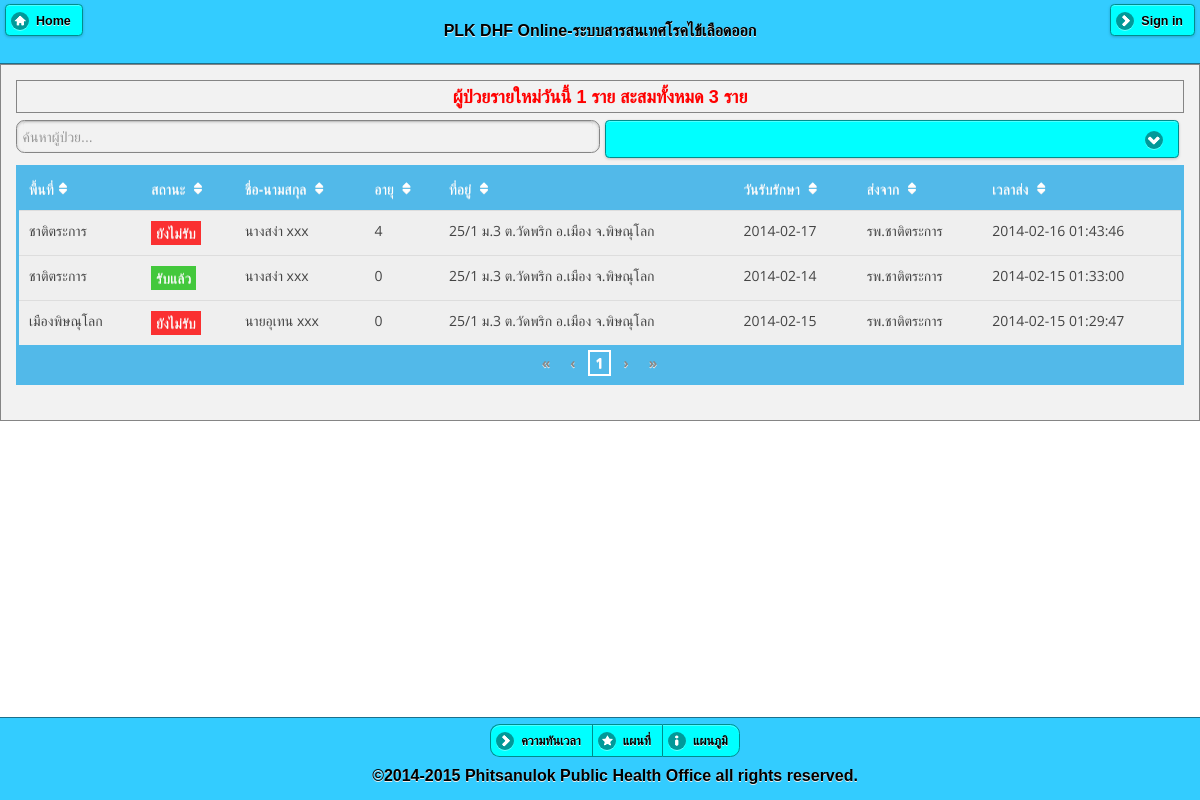
Before: / with the older database file.
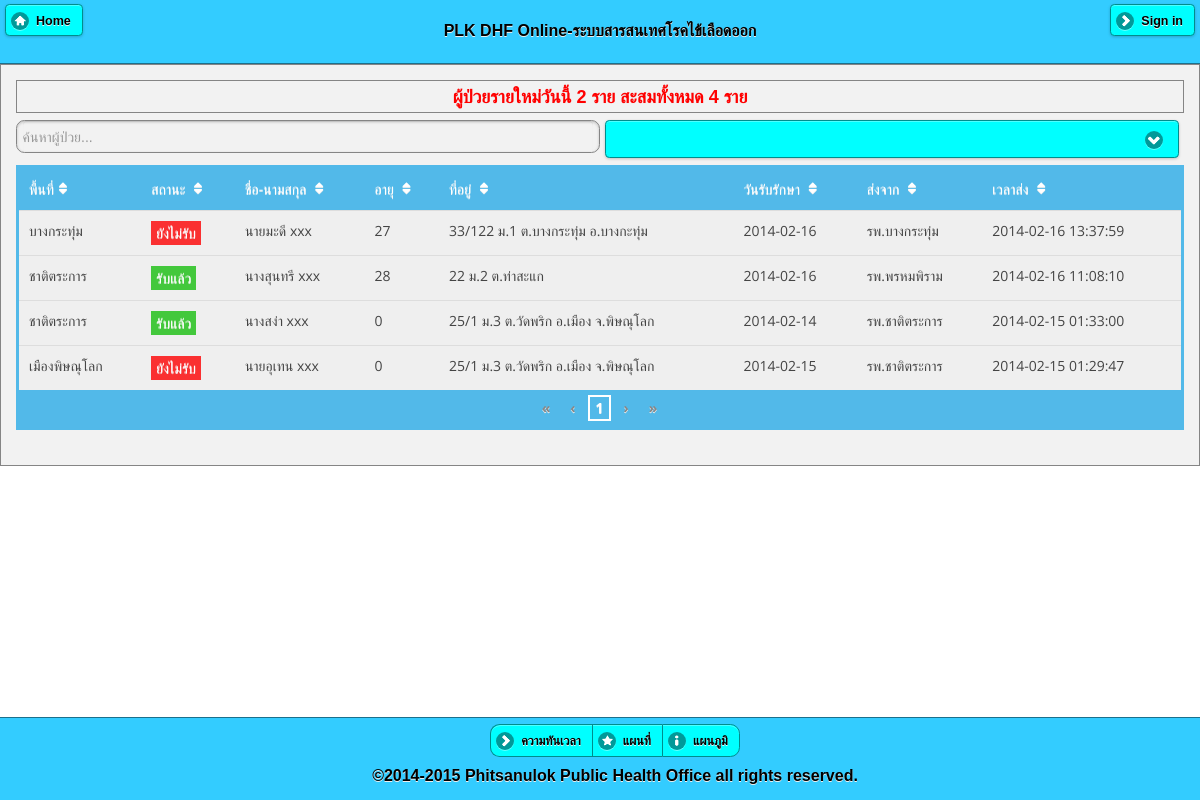
After: the same page with the newer database file.
### tables this page shows
CREATE TABLE `patient_hos` (
  `office_own` varchar(5) NOT NULL default '' COMMENT '5 หลัก รพ.เจอเคส',
  `user_own` varchar(25) default NULL,
  `datetime_send` datetime NOT NULL default '0000-00-00 00:00:00',
  `hn` varchar(25) NOT NULL default '',
  `pid` varchar(50) NOT NULL,
  `prename` varchar(25) default NULL,
  `name` varchar(50) default NULL,
  `lname` varchar(50) default NULL,
  `cid` varchar(13) default NULL,
  `sex` varchar(4) default NULL,
  `bdate` date default NULL,
  `occupat` varchar(255) default NULL,
  `school` varchar(100) default NULL,
  `date_ill` date default NULL,
  `date_found` date default NULL,
  `addr_ill` varchar(255) default NULL,
  `addr_home` varchar(255) default NULL,
  `code506` varchar(25) NOT NULL,
  `icd10` varchar(25) default NULL,
  `note_text` varchar(255) default NULL,
  `img_pt` varchar(255) default NULL,
  `sender` varchar(255) default NULL,
  `send_to_amp` varchar(4) default NULL COMMENT '5 หลัก สสอ.',
  `is_cut` varchar(1) default NULL,
  PRIMARY KEY  (`pid`)
);

CREATE TABLE `amp` (
  `code` varchar(4) default NULL,
  `name` varchar(50) default NULL,
  `POP` int(11) default NULL,
  `ZONE` int(11) default NULL,
  `HC507` int(11) default NULL,
  `HCNO` int(11) default NULL,
  `HCOK` int(11) default NULL,
  `HCTT` int(11) default NULL,
  `HCIN` int(11) default NULL,
  `HP507` int(11) default NULL,
  `HPNO` int(11) default NULL,
  `HPOK` int(11) default NULL,
  `HPTT` int(11) default NULL,
  `HPIN` int(11) default NULL,
  `SICK` int(11) default NULL,
  `DEATH` int(11) default NULL
);

CREATE TABLE `user` (
  `user` varchar(25) NOT NULL default '',
  `pass` varchar(25) default NULL,
  `pcucode` varchar(25) default NULL,
  `hserv` varchar(9) default NULL,
  `off_type` varchar(10) default NULL,
  `off_name` varchar(100) default NULL,
  `prov` varchar(2) default NULL,
  `amp` varchar(4) default NULL,
  `tmb` varchar(6) default NULL,
  `level` varchar(255) default NULL,
  `permit` varchar(1) default NULL,
  `login_count` int(11) default NULL,
  `last_login` datetime default NULL,
  PRIMARY KEY  (`user`)
);

### index.php (the view, shortened to what this page needs)
<!DOCTYPE html>
<html>
    <head>
        <?php require 'lib.php'; ?>
        <link href="bootcss/bootstrap.css" rel="stylesheet" type="text/css"/>
        <link href="foocss/footable.core.css?v=2-0-1" rel="stylesheet" type="text/css"/>
        <link href="foocss/footable.metro.css" rel="stylesheet" type="text/css"/>
        <link href="bootcss/footable-demos.css" rel="stylesheet" type="text/css"/>
    </head>
    <body>
        <?php
        $sql = "select * from patient_hos where is_cut is null and date(datetime_send)=CURDATE()";
        $result_today = mysql_query($sql);
        $num_today_case = mysql_num_rows($result_today);
        $sql = "select amp.`name` as amp_name,u.off_name as hos_sender,TIMESTAMPDIFF(YEAR,pt.bdate,pt.date_found) AS agey,pt.* ,rp.pcu_receive,rp.off_name as off_name_receive
 from patient_hos pt
LEFT JOIN amp amp on pt.send_to_amp = amp.`code`
LEFT JOIN user u on pt.office_own = u.pcucode
LEFT JOIN (select r.pcu_receive,uuu.off_name,r.pid from receive r LEFT JOIN user uuu on r.pcu_receive=uuu.pcucode)
as rp on pt.pid = rp.pid
where  pt.is_cut is null ORDER BY pt.datetime_send DESC";
        $result_all = mysql_query($sql);
        $num_all_case = mysql_num_rows($result_all);
        ?>
        <div data-role="page">
            <div data-role="header" data-position="fixed" data-theme="f">
                <a href="#" data-icon="home">Home</a>
                <?php require 'txt_head.php'; ?>
                <a href="login.php" rel='external' data-icon="arrow-r">Sign in</a>
            </div>
            <div data-role="content" data-theme="f">
                <div class="ui-body ui-body-f" align="center">
                    <div class="title-text">
                        ผู้ป่วยรายใหม่วันนี้ <?= $num_today_case ?> ราย  สะสมทั้งหมด <?= $num_all_case ?> ราย
                    </div>
                </div>
                <div class="foo-container">
                    <fieldset class="ui-grid-a">
                        <div class="ui-block-a">
                            <input id="filter" type="text" placeholder="ค้นหาผู้ป่วย..."/>
                        </div>
                        <div class="ui-block-b">
                        </div>
                    </fieldset>
                    <table class="table demo"
                           data-filter="#filter"
                           data-filter-text-only="true"
                           data-page-size="6">
                        <thead>
                            <tr>
                                <th>พื้นที่</th>
                                <th >
                                    สถานะ
                                </th>
                                <th data-toggle="true">
                                    ชื่อ-นามสกุล
                                </th>
                                <th data-hide="phone,tablet">
                                    อายุ
                                </th>
                                <th data-hide="phone,tablet">
                                    ที่อยู่
                                </th>
                                <th data-hide="phone,tablet">
                                    วันรับรักษา
                                </th>
                                <th data-hide="phone,tablet">
                                    ส่งจาก
                                </th>
                                <th data-hide="phone,tablet">
                                    เวลาส่ง
                                </th>
                            </tr>
                        </thead>
                        <tbody>
                            <?php
                            while ($row = mysql_fetch_array($result_all)) {
                                ?>
                                <tr>
                                    <td><?= $row[amp_name] ?></td>
                                    <td>
                                        <?php
                                        if (!empty($row[pcu_receive])) {
                                            echo '<span class="status-metro status-active" title="' . $row[off_name_receive] . '">รับแล้ว</span>';
                                        } else {
                                            echo '<span class="status-metro status-suspended">ยังไม่รับ</span>';
                                        }
                                        ?>
                                    </td>
                                    <td><?= $row[prename] . $row[name] . " xxx" ?></td>
                                    <td><?= $row[agey] ?></td>
                                    <td><?= $row[addr_ill] ?></td>
                                    <td><?= $row[date_found] ?></td>
                                    <td><?= $row[hos_sender] ?></td>
                                    <td><?= $row[datetime_send] ?></td>
                                </tr>
                                <?php
                            }
                            ?>
                        </tbody>
                        <tfoot>
                            <tr>
                                <td colspan="8">
                                    <div class="pagination"></div>
                                </td>
                            </tr>
                        </tfoot>
                    </table>
                </div>
            </div>
            <div data-role="footer" data-position="fixed" data-theme="f"  class="ui-bar">
                <?php
                require 'menu_foot.php';
                require 'txt_foot.php';
                ?>
            </div>
        </div>
    </body>
</html>

### lib.php (shortened to what this page needs)
<link rel="stylesheet" href="lib/jquery.mobile-1.3.2.min.css" />
<link rel="stylesheet" href="themes/theme.css" />

### txt_head.php
<h3>PLK DHF Online-ระบบสารสนเทศโรคไข้เลือดออก</h3>

### menu_foot.php (shortened to what this page needs)
<div data-role="controlgroup" data-type="horizontal" align='center'>
    <?php
    echo "<a href='time_rpt.php' rel='external' data-icon='arrow-r'>ความทันเวลา</a>";
    echo "<a href='map_spot.php' rel='external' data-icon='star'>แผนที่</a>";
    echo "<a href='chart_prov.php' rel='external' data-icon='info'>แผนภูมิ</a>";
    ?>
</div>

### txt_foot.php
<h4>&copy;2014-2015 Phitsanulok Public Health Office all rights reserved.</h4>

### themes/theme.css (style rules this page uses)
html { font-size: 100%; }
body, input, select, textarea, button, .ui-btn { font-size: 1em; line-height: 1.3; font-family: sans-serif ; }
legend, .ui-input-text input, .ui-input-search input { color: inherit; text-shadow: inherit; }
.ui-btn, label.ui-btn { font-weight: bold; border-width: 1px; border-style: solid; }
.ui-btn:link { text-decoration: none !important; }
.ui-corner-all { -webkit-border-radius: .6em ; border-radius: .6em ; }
.ui-btn-corner-all, .ui-btn.ui-corner-all, .ui-slider-track.ui-corner-all, .ui-flipswitch.ui-corner-all, .ui-li-count { -webkit-border-radius: .3125em ; border-radius: .3125em ; }
.ui-btn-corner-all, .ui-corner-all { -webkit-background-clip: padding; background-clip: padding-box; }
.ui-shadow { -webkit-box-shadow: 0 1px 3px rgba(0,0,0,.2) ; -moz-box-shadow: 0 1px 3px rgba(0,0,0,.2) ; box-shadow: 0 1px 3px rgba(0,0,0,.2) ; }
.ui-btn-icon-left:after, .ui-btn-icon-right:after, .ui-btn-icon-top:after, .ui-btn-icon-bottom:after, .ui-btn-icon-notext:after { background-color: #666666 ; background-color: rgba(0,0,0,.3) ; background-position: center center; background-repeat: no-repeat; -webkit-border-radius: 1em; border-radius: 1em; }
.ui-overlay-c, .ui-page-theme-c, .ui-page-theme-c .ui-panel-wrapper { background: #f9f9f9 ; border-color: #bbbbbb ; color: #333333 ; text-shadow: 0 1px 0 #f3f3f3 ; }
.ui-body-c, .ui-page-theme-c .ui-body-inherit, html .ui-bar-c .ui-body-inherit, html .ui-body-c .ui-body-inherit, html body .ui-group-theme-c .ui-body-inherit, html .ui-panel-page-container-c { background: #ffffff ; border-color: #dddddd ; color: #333333 ; text-shadow: 0 1px 0 #f3f3f3 ; }
.ui-body-c { border-width: 1px; border-style: solid; }
.ui-page-theme-c a, html .ui-bar-c a, html .ui-body-c a, html body .ui-group-theme-c a { color: #3388cc ; font-weight: bold; }
.ui-page-theme-c .ui-btn, html .ui-bar-c .ui-btn, html .ui-body-c .ui-btn, html body .ui-group-theme-c .ui-btn, html head + body .ui-btn.ui-btn-c, .ui-page-theme-c .ui-btn:visited, html .ui-bar-c .ui-btn:visited, html .ui-body-c .ui-btn:visited, html body .ui-group-theme-c .ui-btn:visited, html head + body .ui-btn.ui-btn-c:visited { background: #f6f6f6 ; border-color: #dddddd ; color: #333333 ; text-shadow: 0 1px 0 #f3f3f3 ; }
.ui-bar-f, .ui-page-theme-f .ui-bar-inherit, html .ui-bar-f .ui-bar-inherit, html .ui-body-f .ui-bar-inherit, html body .ui-group-theme-f .ui-bar-inherit { background: #33ccff ; border-color: #1c708c ; color: #000000 ; text-shadow: 0 1px 0 #eeeeee ; font-weight: bold; }
.ui-bar-f { border-width: 1px; border-style: solid; }
.ui-body-f, .ui-page-theme-f .ui-body-inherit, html .ui-bar-f .ui-body-inherit, html .ui-body-f .ui-body-inherit, html body .ui-group-theme-f .ui-body-inherit, html .ui-panel-page-container-f { background: #f2f2f2 ; border-color: #858585 ; color: #000000 ; text-shadow: 0 1px 0 #eeeeee ; }
.ui-body-f { border-width: 1px; border-style: solid; }
.ui-page-theme-f a, html .ui-bar-f a, html .ui-body-f a, html body .ui-group-theme-f a { color: #000000 ; font-weight: bold; }
.ui-page-theme-f .ui-btn, html .ui-bar-f .ui-btn, html .ui-body-f .ui-btn, html body .ui-group-theme-f .ui-btn, html head + body .ui-btn.ui-btn-f, .ui-page-theme-f .ui-btn:visited, html .ui-bar-f .ui-btn:visited, html .ui-body-f .ui-btn:visited, html body .ui-group-theme-f .ui-btn:visited, html head + body .ui-btn.ui-btn-f:visited { background: #00ffff ; border-color: #008c8c ; color: #000000 ; text-shadow: 0 1px 0 #eeeeee ; }

### foocss/footable.core.css (style rules this page uses)
.footable { width: 100%; }
.footable > thead > tr > th { -webkit-touch-callout: none; -webkit-user-select: none; -khtml-user-select: none; -moz-user-select: -moz-none; -ms-user-select: none; user-select: none; }
.footable > tfoot .pagination { margin: 0; }

### bootcss/footable-demos.css (style rules this page uses)
body { color:#2B2B2B; font-family: 'trebuchet MS' , 'Lucida sans' , Arial; }
.status-metro { display: inline-block; padding: 2px 5px; color:#fff; }
.status-metro.status-active { background: #43c83c; }
.status-metro.status-suspended { background: #fa3031; }

### lib.php (style rules this page uses)
.title-text { color: red; font-size:large; font-weight:bold; }

Changed rows visible on the page:
removed patient_hos: amp.name "ชาติตระการ", shows "ยังไม่รับ", prename "นาง", name "สง่า", row "4", addr_ill "25/1 ม.3 ต.วัดพริก อ.เมือง จ.พิษณุโลก", date_found "2014-02-17", user.off_name "รพ.ชาติตระการ", datetime_send "2014-02-16 01:43:46"
added patient_hos: amp.name "บางกระทุ่ม", shows "ยังไม่รับ", prename "นาย", name "มะดี", row "27", addr_ill "33/122 ม.1 ต.บางกระทุ่ม อ.บางกะทุ่ม", date_found "2014-02-16", user.off_name "รพ.บางกระทุ่ม", datetime_send "2014-02-16 13:37:59"
added patient_hos: amp.name "ชาติตระการ", prename "นาง", name "สุนทรี", row "28", addr_ill "22 ม.2 ต.ท่าสะแก", date_found "2014-02-16", user.off_name "รพ.พรหมพิราม", datetime_send "2014-02-16 11:08:10"
Other visible differences:
$num_today_case: "1" → "2"
$num_all_case: "3" → "4"
